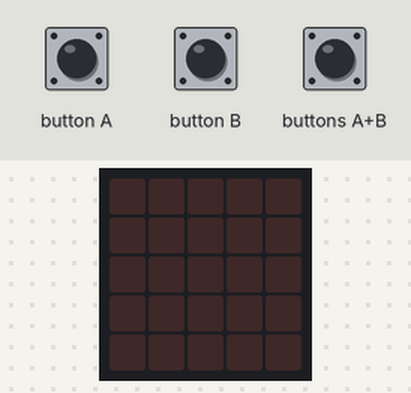
The program below on a simulated BBC micro:bit (MakeCode). Shown: the board's 5×5 LED display. Inputs (shaded band) come from the test bench.

Above: at 1.2 s.
1.3 s: button A pressed for 0.15 s
At 1.65 s:
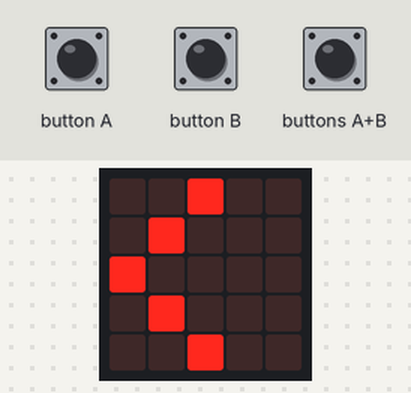
4.4 s: buttons A+B pressed for 0.15 s
At 4.75 s:
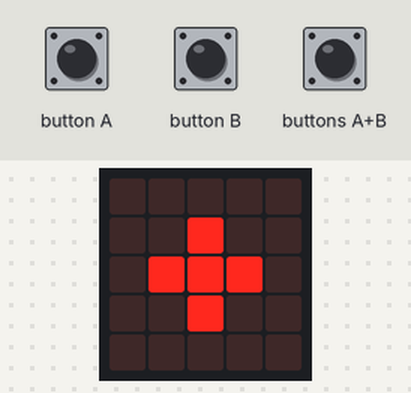
7.2 s: button B pressed for 0.15 s
At 7.55 s:
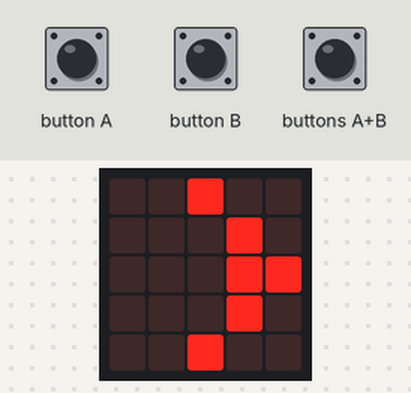
10.3 s: buttons A+B pressed for 1 s
At 11.9 s:
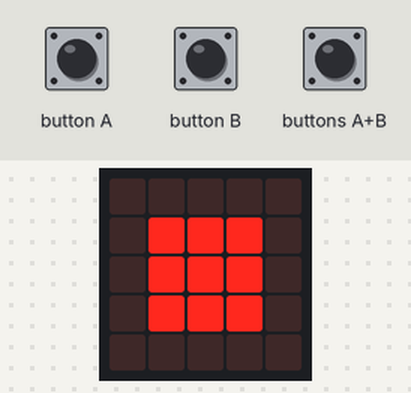
Timing chart, 0 to 13.4 s (numbered marks = the images above; inputs shaded):
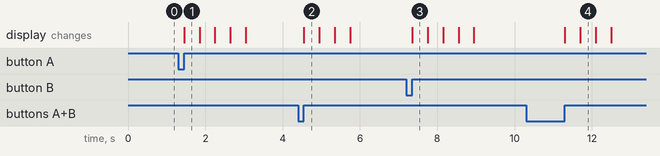

The program:

main.ts
```typescript
input.onButtonPressed(Button.A, function () {
    basic.showLeds(`
        . . # . .
        . # . . .
        # . . . .
        . # . . .
        . . # . .
        `)
    basic.showLeds(`
        . . # . .
        . # . . .
        # # # . .
        . # . . .
        . . # . .
        `)
    basic.showLeds(`
        . . # . .
        . # . . .
        # # # # .
        . # . . .
        . . # . .
        `)
    basic.showLeds(`
        . . # . .
        . # . . .
        # # # # #
        . # . . .
        . . # . .
        `)
    basic.clearScreen()
})
input.onButtonPressed(Button.AB, function () {
    basic.showLeds(`
        . . . . .
        . . # . .
        . # # # .
        . . # . .
        . . . . .
        `)
    basic.showLeds(`
        . . . . .
        . # # # .
        . # # # .
        . # # # .
        . . . . .
        `)
    basic.showLeds(`
        . . # . .
        . # # # .
        # # # # #
        . # # # .
        . . # . .
        `)
    basic.clearScreen()
})
input.onButtonPressed(Button.B, function () {
    basic.showLeds(`
        . . # . .
        . . . # .
        . . . # #
        . . . # .
        . . # . .
        `)
    basic.showLeds(`
        . . # . .
        . . . # .
        . . # # #
        . . . # .
        . . # . .
        `)
    basic.showLeds(`
        . . # . .
        . . . # .
        . # # # #
        . . . # .
        . . # . .
        `)
    basic.showLeds(`
        . . # . .
        . . . # .
        # # # # #
        . . . # .
        . . # . .
        `)
    basic.clearScreen()
})
```

test.ts
```typescript
// aquí va el archivo "tests"; esto no se compilará cuando este paquete se utilice como una extensión.
```

Measured:
- after the input at 1.3 s, the display: changes after 0.15 s (image 1)
- after the input at 4.4 s, the display: changes after 0.15 s (image 2)
- after the input at 7.2 s, the display: changes after 0.15 s (image 3)
- after the input at 10.3 s, the display: first changes after 1.0 s (image 4 shows a later state)
- what the display in image 1 shows lasts 0.4 s, from 1.5 s to 1.9 s
